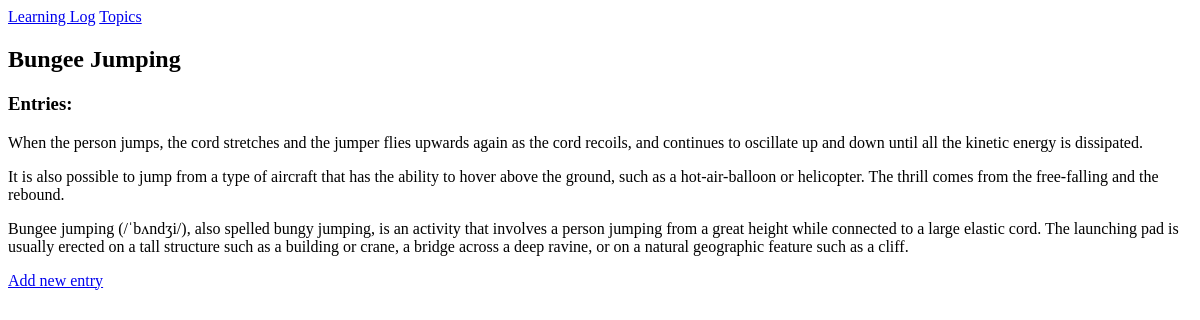
Before: /topics/3/ with the older database file.
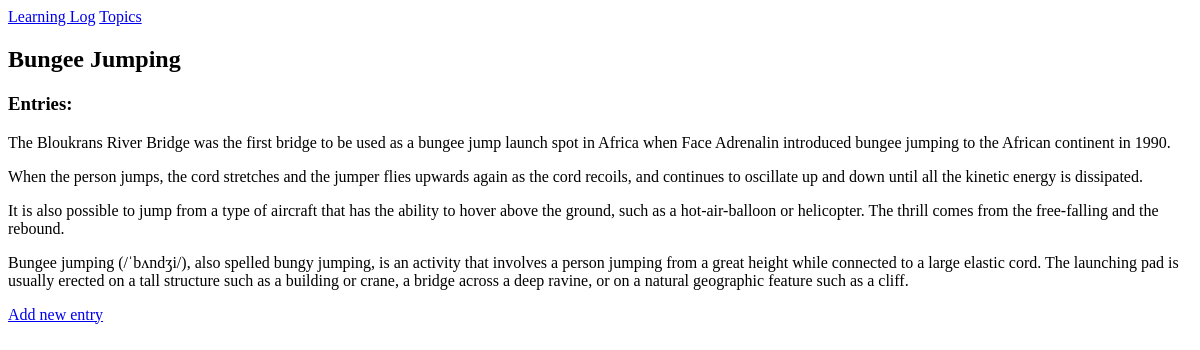
After: the same page with the newer database file.
### learning_logs/models.py (models this page shows, shortened)
class Entry(models.Model):
    topic = models.ForeignKey(Topic, on_delete=models.CASCADE)
    text = models.TextField()
    date_added = models.DateTimeField(auto_now_add=True)
    class Meta:
        verbose_name_plural = "Entries"

### learning_logs/views.py (the view)
# urls.py: path('topics/<int:topic_id>/', views.topic, name='topic'), # Konuların ayrı sayfaları
def topic(request, topic_id):
    topic = Topic.objects.get(id=topic_id)
    entries = topic.entry_set.order_by('-date_added')
    context = {'topic': topic, 'entries': entries}
    return render(request, 'learning_logs/topic.html', context)

### learning_logs/models.py (called while the page is built)
    def __str__(self):
        return self.text

### templates/learning_logs/topic.html
{% extends 'learning_logs/base.html' %}
{% block page_header %}
    <h2>{{ topic }}</h2>
{% endblock page_header %}
{% block content %}
    <h3>Entries:</h3>
    <p>
        {% for entry in entries %}
            {{ entry.text | linebreaks }}
        {% empty %}
            There are no entries for this topic yet.
        {% endfor %}
    </p>
    <p>
        <a href="{% url 'learning_logs:new_entry' topic.id %}">Add new entry</a>
    </p>
{% endblock content %}

Changed rows visible on the page:
added Entry: text "The Bloukrans River Bridge was the first bridge to be used as a bungee jump launch spot in Africa when Face Adrenalin introduced bungee jumping to the African continent in 1990."
